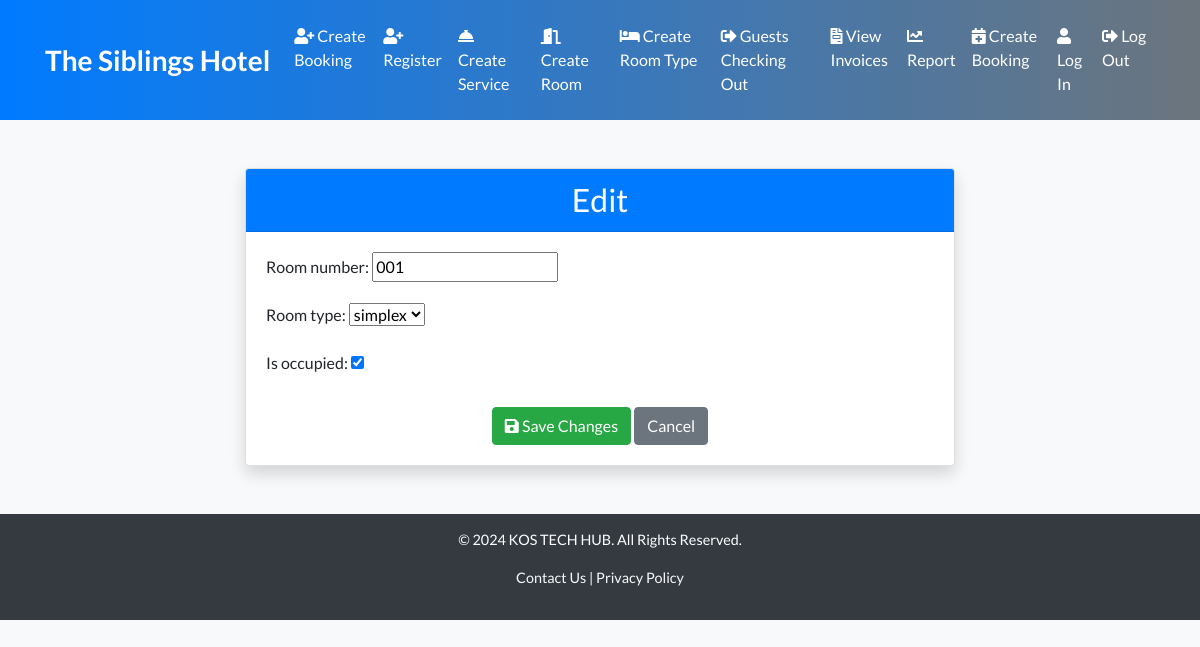
Before: /admin-dashboard/rooms/edit/1/ (signed in) with the older database file.
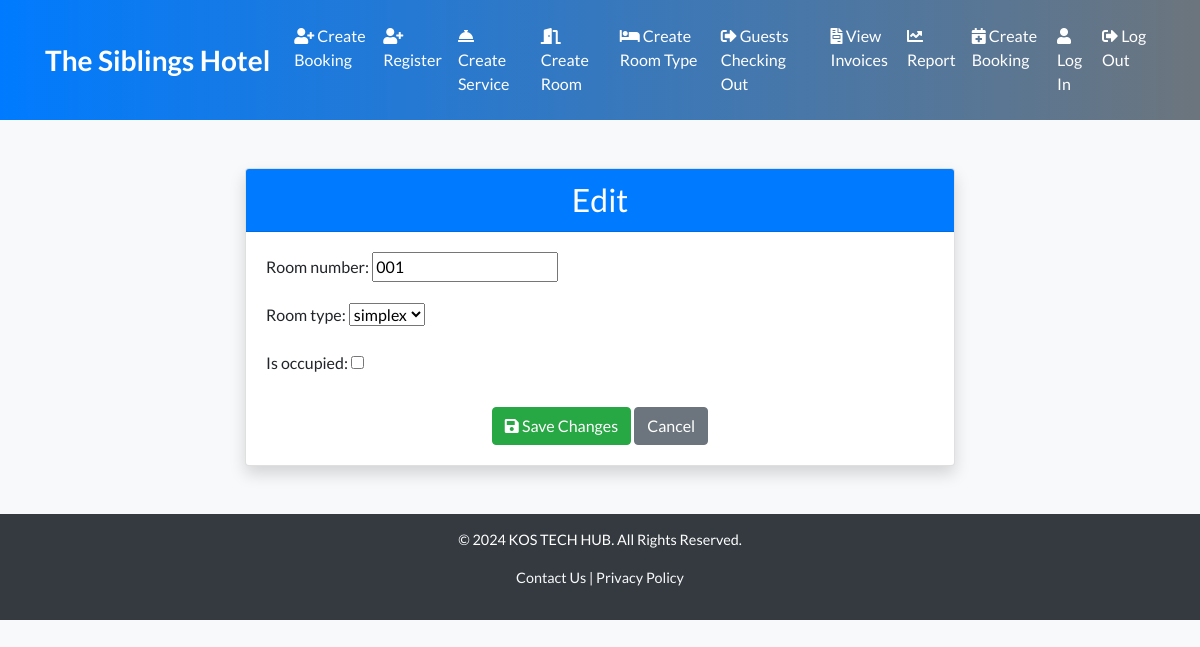
After: the same page with the newer database file.
### hotel/models.py (models this page shows, shortened)
class Room(models.Model):
    room_number = models.CharField(max_length=10)
    room_type = models.ForeignKey(RoomType, on_delete=models.CASCADE)
    is_occupied = models.BooleanField(default=False)

### hotel/views.py (the view)
# urls.py: path('admin-dashboard/rooms/edit/<int:room_id>/', views.edit_room, name='edit_room'),
@admin_required
def edit_room(request, room_id):
    room = get_object_or_404(Room, id=room_id)
    if request.method == 'POST':
        form = RoomForm(request.POST, instance=room)
        if form.is_valid():
            form.save()
            return redirect('admin_room_list')  # Redirect to the room list view after editing
    else:
        form = RoomForm(instance=room)
    return render(request, 'hotel/edit_room.html', {'form': form, 'room': room})

### hotel/forms.py
class RoomForm(forms.ModelForm):
    class Meta:
        model = Room
        fields = ['room_number', 'room_type', 'is_occupied']

### hotel/models.py (called while the page is built)
    def __str__(self):
        return self.name

### hotel/views.py (called while the page is built)
def is_admin_user(user):
    return user.is_authenticated and user.is_superuser

### hotel/templates/hotel/edit_room.html (shortened to what this page needs)
{% extends 'hotel/base.html' %}
{% block content %}
<div class="container my-5">
    <div class="row justify-content-center">
        <div class="col-md-8">
            <div class="card shadow">
                <div class="card-header bg-primary text-white text-center">
                    <h2 class="mb-0">Edit {{ type|title }}</h2>
                </div>
                <div class="card-body">
                    <form method="POST">
                        {{ form.as_p }}
                        <div class="text-center mt-4">
                            <button type="submit" class="btn btn-success">
                                <i class="fas fa-save"></i> Save Changes
                            </button>
                            <a href="{% url 'home' %}" class="btn btn-secondary">Cancel</a>
                        </div>
                    </form>
                </div>
            </div>
        </div>
    </div>
</div>
{% endblock %}

Changed rows visible on the page:
changed Room "simplex": is_occupied "☑" → "☐"
